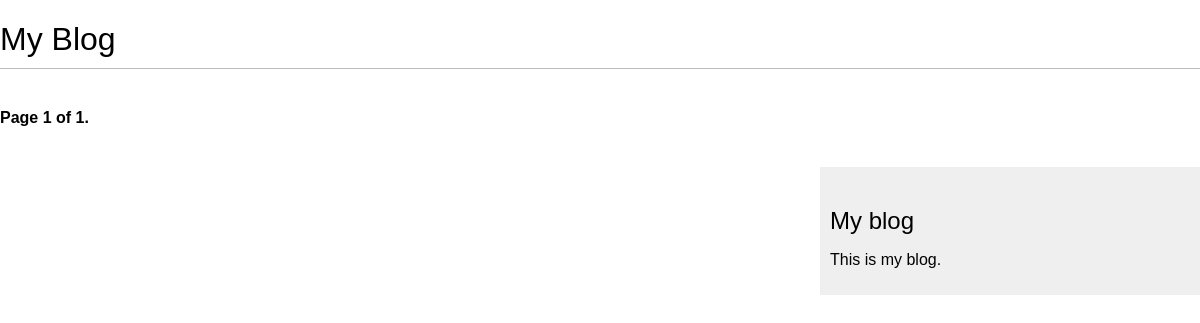
/blog/, run on an earlier commit of the app's database.
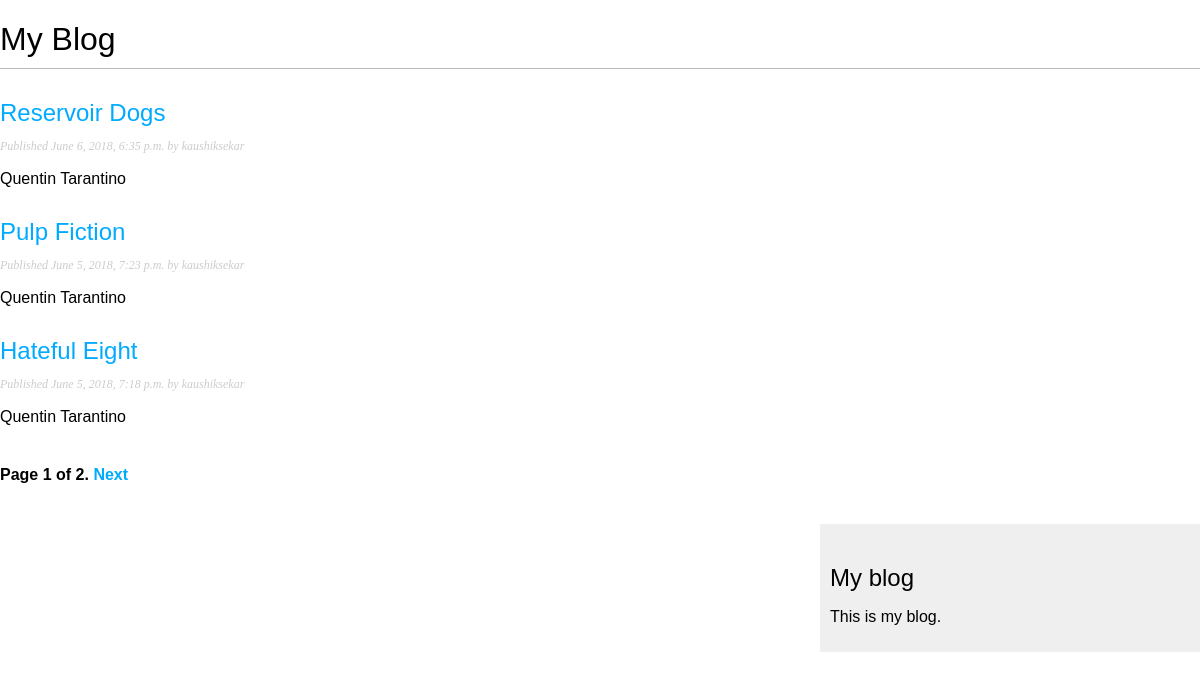
And on a later commit of the database.
### blog/models.py (models this page shows, shortened)
class Post(models.Model):
    STATUS_CHOICES = (
    ('draft', 'Draft'),
    ('published', 'Published')
    )
    title = models.CharField(max_length=250)
    slug = models.SlugField(max_length=250, unique_for_date='publish')
    author = models.ForeignKey(User, related_name='blog_posts', on_delete=models.CASCADE)
    body = models.TextField()
    publish = models.DateTimeField(default=timezone.now)
    created = models.DateTimeField(auto_now_add=True)
    updated = models.DateTimeField(auto_now=True)
    status = models.CharField(max_length=10, choices=STATUS_CHOICES, default='draft')
    objects = models.Manager()
    published = PublishedManager()
    class Meta:
        ordering = ('-publish',)
    def get_absolute_url(self):
        return reverse('blog:post_detail',
                        args=[self.publish.year,
                              self.publish.strftime('%m'),
                              self.publish.strftime('%d'),
                              self.slug])

### blog/views.py (the view)
class PostListView(ListView):
    queryset = Post.published.all()
    context_object_name = 'posts'
    paginate_by = 3
    template_name = 'blog/post/list.html'

### blog/templates/blog/post/list.html (shortened to what this page needs)
{% extends "blog/base.html" %}
{% block content %}
<h1>My Blog</h1>
{% for post in posts %}
<h2>
  <a href="{{post.get_absolute_url}}">
    {{post.title}}
  </a>
</h2>
<p class="date">
  Published {{post.publish}} by {{post.author}}
</p>
{{post.body|truncatewords:30|linebreaks}}
{% endfor %}
{% include "pagination.html" with page=page_obj %}
{% endblock %}

### blog/templates/blog/base.html (shortened to what this page needs)
 {% load staticfiles %}
<!DOCTYPE html>
<head>
  <link href="{% static "css/blog.css" %}" rel="stylesheet">
</head>
<body>
  <div id="comment">
    {% block content %}
    {% endblock %}
  </div>
  <div id="sidebar">
    <h2>My blog</h2>
    <p>This is my blog.</p>
  </div>
</body>
</html>

### blog/templates/pagination.html (shortened to what this page needs)
<div class="pagination">
  <span class="step-links">
    <span class="current">
      Page {{page.number}} of {{page.paginator.num_pages}}.
    </span>
    {%if page.has_next %}
    <a href="?page={{page.next_page_number}}">Next</a>
    {% endif %}
  </span>
</div>

### blog/static/css/blog.css (style rules this page uses)
body { margin:0; padding:0; font-family:helvetica, sans-serif; }
a { color:#00abff; text-decoration:none; }
h1 { font-weight:normal; border-bottom:1px solid #bbb; padding:0 0 10px 0; }
h2 { font-weight:normal; margin:30px 0 0; }
#sidebar { float:right; width:30%; padding:10px; background:#efefef; height:100%; }
p.date { color:#ccc; font-family: georgia, serif; font-size: 12px; font-style: italic; }
.pagination { margin:40px 0; font-weight:bold; }

What changed in the data, as far as the page shows it:
added Post: title "Reservoir Dogs", publish "June 6, 2018, 6:35 p.m.", author "kaushiksekar", body "Quentin Tarantino"
added Post: title "Pulp Fiction", publish "June 5, 2018, 7:23 p.m.", author "kaushiksekar", body "Quentin Tarantino"
added Post: title "Hateful Eight", publish "June 5, 2018, 7:18 p.m.", author "kaushiksekar", body "Quentin Tarantino"
Also different on the page:
{{ page.paginator.num_pages }}: "1" → "2"
text now shown: "Next"
